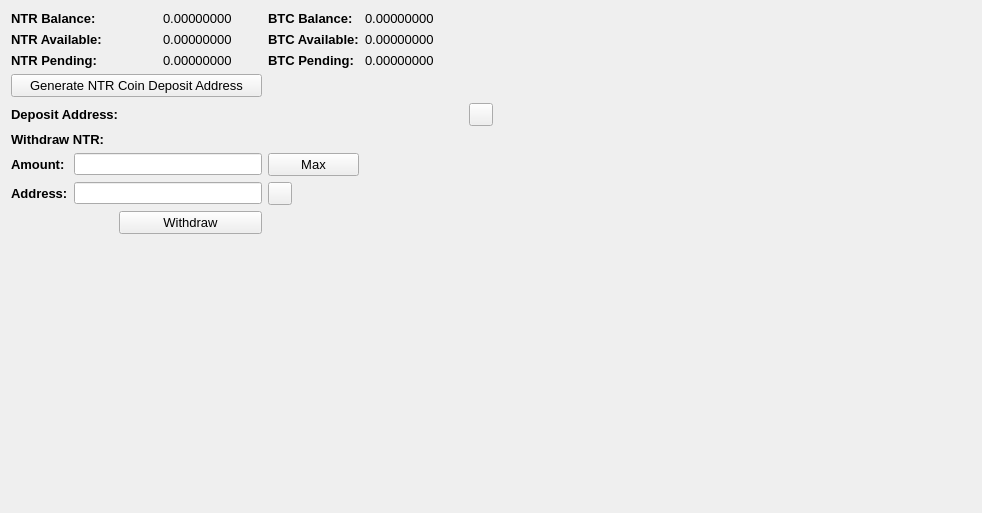
     <widget class="QWidget" name="BalanceTab">
      <attribute name="title">
       <string>Balance</string>
      </attribute>
      <layout class="QGridLayout" name="gridLayout_2">
       <item row="0" column="0" colspan="2">
        <widget class="QLabel" name="label_11">
         <property name="font">
          <font>
           <pointsize>10</pointsize>
           <weight>75</weight>
           <bold>true</bold>
          </font>
         </property>
         <property name="text">
          <string>NTR Balance:</string>
         </property>
        </widget>
       </item>
       <item row="0" column="3">
        <widget class="QLabel" name="HMBalanceLabel">
         <property name="font">
          <font>
           <pointsize>10</pointsize>
          </font>
         </property>
         <property name="text">
          <string>0.00000000</string>
         </property>
         <property name="textInteractionFlags">
          <set>Qt::LinksAccessibleByMouse|Qt::TextSelectableByMouse</set>
         </property>
        </widget>
       </item>
       <item row="0" column="4">
        <widget class="QLabel" name="label_12">
         <property name="font">
          <font>
           <pointsize>10</pointsize>
           <weight>75</weight>
           <bold>true</bold>
          </font>
         </property>
         <property name="text">
          <string>BTC Balance:</string>
         </property>
        </widget>
       </item>
       <item row="0" column="5">
        <widget class="QLabel" name="BitcoinBalanceLabel">
         <property name="font">
          <font>
           <pointsize>10</pointsize>
          </font>
         </property>
         <property name="text">
          <string>0.00000000</string>
         </property>
         <property name="textInteractionFlags">
          <set>Qt::LinksAccessibleByMouse|Qt::TextSelectableByMouse</set>
         </property>
        </widget>
       </item>
       <item row="0" column="7" rowspan="10">
        <spacer name="horizontalSpacer_4">
         <property name="orientation">
          <enum>Qt::Horizontal</enum>
         </property>
         <property name="sizeHint" stdset="0">
          <size>
           <width>478</width>
           <height>488</height>
          </size>
         </property>
        </spacer>
       </item>
       <item row="1" column="0" colspan="2">
        <widget class="QLabel" name="label_13">
         <property name="font">
          <font>
           <pointsize>10</pointsize>
           <weight>75</weight>
           <bold>true</bold>
          </font>
         </property>
         <property name="text">
          <string>NTR Available:</string>
         </property>
        </widget>
       </item>
       <item row="1" column="3">
        <widget class="QLabel" name="HMAvailableLabel_2">
         <property name="font">
          <font>
           <pointsize>10</pointsize>
          </font>
         </property>
         <property name="text">
          <string>0.00000000</string>
         </property>
         <property name="textInteractionFlags">
          <set>Qt::LinksAccessibleByMouse|Qt::TextSelectableByMouse</set>
         </property>
        </widget>
       </item>
       <item row="1" column="4">
        <widget class="QLabel" name="label_15">
         <property name="font">
          <font>
           <pointsize>10</pointsize>
           <weight>75</weight>
           <bold>true</bold>
          </font>
         </property>
         <property name="text">
          <string>BTC Available:</string>
         </property>
        </widget>
       </item>
       <item row="1" column="5">
        <widget class="QLabel" name="BitcoinAvailableLabel">
         <property name="font">
          <font>
           <pointsize>10</pointsize>
          </font>
         </property>
         <property name="text">
          <string>0.00000000</string>
         </property>
         <property name="textInteractionFlags">
          <set>Qt::LinksAccessibleByMouse|Qt::TextSelectableByMouse</set>
         </property>
        </widget>
       </item>
       <item row="2" column="0" colspan="2">
        <widget class="QLabel" name="label_14">
         <property name="font">
          <font>
           <pointsize>10</pointsize>
           <weight>75</weight>
           <bold>true</bold>
          </font>
         </property>
         <property name="text">
          <string>NTR Pending:</string>
         </property>
        </widget>
       </item>
       <item row="2" column="3">
        <widget class="QLabel" name="HMPendingLabel">
         <property name="font">
          <font>
           <pointsize>10</pointsize>
          </font>
         </property>
         <property name="text">
          <string>0.00000000</string>
         </property>
         <property name="textInteractionFlags">
          <set>Qt::LinksAccessibleByMouse|Qt::TextSelectableByMouse</set>
         </property>
        </widget>
       </item>
       <item row="2" column="4">
        <widget class="QLabel" name="label_31">
         <property name="font">
          <font>
           <pointsize>10</pointsize>
           <weight>75</weight>
           <bold>true</bold>
          </font>
         </property>
         <property name="text">
          <string>BTC Pending:</string>
         </property>
        </widget>
       </item>
       <item row="2" column="5">
        <widget class="QLabel" name="BitcoinPendingLabel">
         <property name="font">
          <font>
           <pointsize>10</pointsize>
          </font>
         </property>
         <property name="text">
          <string>0.00000000</string>
         </property>
         <property name="textInteractionFlags">
          <set>Qt::LinksAccessibleByMouse|Qt::TextSelectableByMouse</set>
         </property>
        </widget>
       </item>
       <item row="3" column="0" colspan="4">
        <widget class="QPushButton" name="GenDepositBTN">
         <property name="font">
          <font>
           <pointsize>10</pointsize>
          </font>
         </property>
         <property name="text">
          <string>Generate NTR Coin Deposit Address</string>
         </property>
        </widget>
       </item>
       <item row="4" column="0" colspan="3">
        <widget class="QLabel" name="label_33">
         <property name="font">
          <font>
           <pointsize>10</pointsize>
           <weight>75</weight>
           <bold>true</bold>
          </font>
         </property>
         <property name="text">
          <string>Deposit Address:</string>
         </property>
        </widget>
       </item>
       <item row="4" column="3" colspan="3">
        <widget class="QLabel" name="DepositAddressLabel">
         <property name="minimumSize">
          <size>
           <width>300</width>
           <height>0</height>
          </size>
         </property>
         <property name="palette">
          <palette>
           <active>
            <colorrole role="WindowText">
             <brush brushstyle="SolidPattern">
              <color alpha="255">
               <red>0</red>
               <green>0</green>
               <blue>0</blue>
              </color>
             </brush>
            </colorrole>
            <colorrole role="Text">
             <brush brushstyle="SolidPattern">
              <color alpha="255">
               <red>0</red>
               <green>0</green>
               <blue>255</blue>
              </color>
             </brush>
            </colorrole>
           </active>
           <inactive>
            <colorrole role="WindowText">
             <brush brushstyle="SolidPattern">
              <color alpha="255">
               <red>0</red>
               <green>0</green>
               <blue>0</blue>
              </color>
             </brush>
            </colorrole>
            <colorrole role="Text">
             <brush brushstyle="SolidPattern">
              <color alpha="255">
               <red>0</red>
               <green>0</green>
               <blue>255</blue>
              </color>
             </brush>
            </colorrole>
           </inactive>
           <disabled>
            <colorrole role="WindowText">
             <brush brushstyle="SolidPattern">
              <color alpha="255">
               <red>120</red>
               <green>120</green>
               <blue>120</blue>
              </color>
             </brush>
            </colorrole>
            <colorrole role="Text">
             <brush brushstyle="SolidPattern">
              <color alpha="255">
               <red>120</red>
               <green>120</green>
               <blue>120</blue>
              </color>
             </brush>
            </colorrole>
           </disabled>
          </palette>
         </property>
         <property name="font">
          <font>
           <pointsize>10</pointsize>
           <weight>75</weight>
           <bold>true</bold>
          </font>
         </property>
         <property name="text">
          <string/>
         </property>
         <property name="alignment">
          <set>Qt::AlignRight|Qt::AlignTrailing|Qt::AlignVCenter</set>
         </property>
         <property name="textInteractionFlags">
          <set>Qt::LinksAccessibleByMouse|Qt::TextSelectableByKeyboard|Qt::TextSelectableByMouse</set>
         </property>
        </widget>
       </item>
       <item row="4" column="6">
        <widget class="QToolButton" name="DepositCopyButton">
         <property name="toolTip">
          <string>Copy to clipboard</string>
         </property>
         <property name="text">
          <string/>
         </property>
         <property name="icon">
          <iconset resource="../bitcoin.qrc">
           <normaloff>:/icons/editcopy</normaloff>:/icons/editcopy</iconset>
         </property>
         <property name="shortcut">
          <string>Alt+P</string>
         </property>
        </widget>
       </item>
       <item row="5" column="0" colspan="2">
        <widget class="QLabel" name="label_34">
         <property name="font">
          <font>
           <pointsize>10</pointsize>
           <weight>75</weight>
           <bold>true</bold>
          </font>
         </property>
         <property name="text">
          <string>Withdraw NTR:</string>
         </property>
        </widget>
       </item>
       <item row="6" column="0">
        <widget class="QLabel" name="label_26">
         <property name="font">
          <font>
           <pointsize>10</pointsize>
           <weight>75</weight>
           <bold>true</bold>
          </font>
         </property>
         <property name="text">
          <string>Amount:</string>
         </property>
        </widget>
       </item>
       <item row="6" column="1" colspan="3">
        <widget class="QLineEdit" name="WithdrawUnitsInput">
         <property name="font">
          <font>
           <pointsize>9</pointsize>
           <weight>75</weight>
           <bold>true</bold>
          </font>
         </property>
         <property name="text">
          <string/>
         </property>
        </widget>
       </item>
       <item row="6" column="4">
        <widget class="QPushButton" name="Withdraw_Max_Amount">
         <property name="font">
          <font>
           <pointsize>10</pointsize>
          </font>
         </property>
         <property name="text">
          <string>Max</string>
         </property>
        </widget>
       </item>
       <item row="7" column="0">
        <widget class="QLabel" name="label_10">
         <property name="font">
          <font>
           <pointsize>10</pointsize>
           <weight>75</weight>
           <bold>true</bold>
          </font>
         </property>
         <property name="text">
          <string>Address:</string>
         </property>
        </widget>
       </item>
       <item row="7" column="1" colspan="3">
        <widget class="QLineEdit" name="WithdrawAddress">
         <property name="font">
          <font>
           <pointsize>9</pointsize>
           <weight>75</weight>
           <bold>true</bold>
          </font>
         </property>
        </widget>
       </item>
       <item row="7" column="4">
        <widget class="QToolButton" name="WithdrawPasteButton">
         <property name="toolTip">
          <string>Paste from clipboard</string>
         </property>
         <property name="text">
          <string/>
         </property>
         <property name="icon">
          <iconset resource="../bitcoin.qrc">
           <normaloff>:/icons/editpaste</normaloff>:/icons/editpaste</iconset>
         </property>
         <property name="shortcut">
          <string>Alt+P</string>
         </property>
        </widget>
       </item>
       <item row="8" column="2" colspan="2">
        <widget class="QPushButton" name="WithdrawUnitsBtn">
         <property name="font">
          <font>
           <pointsize>10</pointsize>
          </font>
         </property>
         <property name="text">
          <string>Withdraw</string>
         </property>
        </widget>
       </item>
       <item row="9" column="0" colspan="6">
        <spacer name="verticalSpacer">
         <property name="orientation">
          <enum>Qt::Vertical</enum>
         </property>
         <property name="sizeHint" stdset="0">
          <size>
           <width>428</width>
           <height>262</height>
          </size>
         </property>
        </spacer>
       </item>
      </layout>
      <zorder>label_31</zorder>
      <zorder>label_15</zorder>
      <zorder>label_12</zorder>
      <zorder>label_14</zorder>
      <zorder>label_13</zorder>
      <zorder>label_11</zorder>
      <zorder>BitcoinBalanceLabel</zorder>
      <zorder>HMBalanceLabel</zorder>
      <zorder>HMAvailableLabel_2</zorder>
      <zorder>HMPendingLabel</zorder>
      <zorder>BitcoinAvailableLabel</zorder>
      <zorder>BitcoinPendingLabel</zorder>
      <zorder>label_33</zorder>
      <zorder>GenDepositBTN</zorder>
      <zorder>DepositAddressLabel</zorder>
      <zorder>Withdraw_Max_Amount</zorder>
      <zorder>label_34</zorder>
      <zorder>WithdrawUnitsInput</zorder>
      <zorder>label_10</zorder>
      <zorder>label_26</zorder>
      <zorder>WithdrawAddress</zorder>
      <zorder>WithdrawUnitsBtn</zorder>
      <zorder>horizontalSpacer_4</zorder>
      <zorder>verticalSpacer</zorder>
      <zorder>WithdrawPasteButton</zorder>
      <zorder>DepositCopyButton</zorder>
     </widget>
